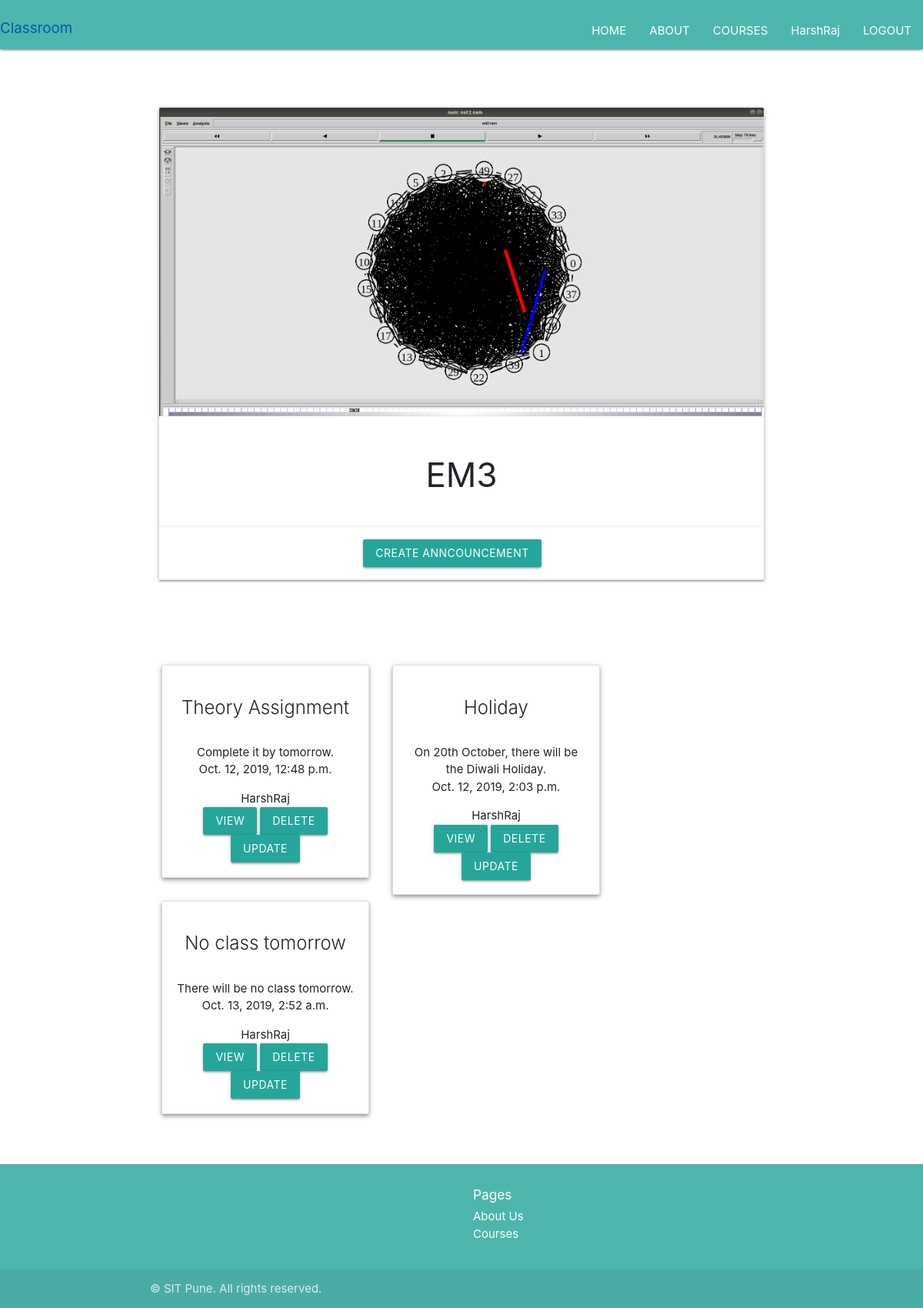
Page /courses/view/EM3 (signed in) on the committed database.
### courses/models.py (models this page shows, shortened)
class courseName(models.Model):
    name = models.CharField(max_length=255)
    created_by = models.ForeignKey(
        User, related_name="owner", on_delete=models.CASCADE)
    joined_by = models.ForeignKey(
        User, null=True, blank=True, on_delete=models.CASCADE, related_name="joined")
    image = models.ImageField(blank=True, null=True, upload_to='courses/',default="/default/courses.jpeg")
    created_At = models.DateTimeField(auto_now=False, auto_now_add=True)

### announcement/models.py (models this page shows, shortened)
class Announcement(models.Model):
    courseName = models.ForeignKey(courseName, on_delete=models.CASCADE)
    User = models.ForeignKey(User,  on_delete=models.CASCADE)
    title = models.CharField(max_length=255)
    content = models.TextField()
    image = models.ImageField(
        null=True,
        blank=True,
        upload_to='announcements/',default="/default/announce.jpeg")
    at = models.DateTimeField(auto_now=False, auto_now_add=True)
    def get_absolute_url(self):
        return "/Announcement/detail/%s/" % (self.id)
    def delete_url(self):
        return "/Announcement/delete/%s" % (self.id)
    def update_url(self):
        return "/courses/update/%s" % (self.id)

### courses/views.py (the view)
# urls.py: path('view/<str:courseNam>', my_course, name="courseprofile"),
@login_required
def my_course(request, courseNam):
    qs1 = Announcement.objects.all().filter(courseName__name=courseNam)
    a = False
    qs = get_object_or_404(courseName, name=courseNam)
    if qs.created_by == request.user:
        a = True
    print(a)
    return render(request, "my_course.html", {"qs": qs1, "qs1": courseNam, "ab": a, "qw": qs})

### courses/templates/my_course.html (shortened to what this page needs)
{% extends 'Base.html' %} {% block content %} {% if ab == True %}
<br />
<br />
<br />
{% endif %}
<div class="container">
<div class="row">
<div class="col s12 m7">
    <div class="card">
        <div class="card-image">
            <img src="{{ qw.image.url }}" />
          </div>
          <div class="card-content">
              <h3 class="text-center">{{ qs1 }}</h3>
            </div>
            <div class="card-action">
                {% if ab == True %}
                <div class="wrapper">
                <a href="/courses/createAnnounce/{{ qs1 }}"> <button type="submit" class="btn btn-primary">Create Anncouncement</button></a>
              </div>
              {% endif   %}
      </div>
      </div>
</div>
</div>
</div>
<br />
<br />
<br />
<div class="container">
  <div class="row">
    {% for a in qs%}
    <div class="card-deck-wrapper">
      <div class="card-deck">
        <div class="col-sm-5">
          <div
            class="card mdb-color lighten-2 text-center z-depth-2 "
            style="width: 18rem;"
          >
            <div class="card-body">
              <h4 class="card-title">{{ a.title }}</h4>
              <br />
              <p class="card-text">
                {{ a.content }} <br />
                {{ a.at }}
              </p>
              {{ a.User }}
              <br />
              <a href="{{ a.get_absolute_url }}" class="btn btn-primary"
                >View</a
              >
              {% if ab == True %}
              <a href="{{ a.delete_url }}" class="btn btn-primary">Delete</a>
              <a href="{{a.update_url}}" class="btn btn-primary">Update</a>
              {% endif %}
            </div>
          </div>
        </div>
      </div>
    </div>
    {% endfor %}
  </div>
</div>
<br />
<br />
{% endblock %}

### templates/Base.html (shortened to what this page needs)
<!DOCTYPE html>
<html lang="en">
  <head>
    <link
      rel="stylesheet"
      href="https://stackpath.bootstrapcdn.com/bootstrap/4.1.3/css/bootstrap.min.css"
    />
    <link rel="stylesheet" href="https://cdnjs.cloudflare.com/ajax/libs/materialize/1.0.0/css/materialize.min.css">
    <link
      rel="stylesheet"
      href="https://cdnjs.cloudflare.com/ajax/libs/materialize/1.0.0/css/materialize.min.css"
    />
  </head>
  <body>
    <nav class="teal lighten-2">
        <div class="nav-wrapper">
        <a class="navbar-brand" href="/">Classroom</a>
        <button
          class="navbar-toggler"
          type="button"
          data-toggle="collapse"
          data-target="#navbarResponsive"
          aria-controls="navbarResponsive"
          aria-expanded="false"
          aria-label="Toggle navigation"
        >
          <span class="navbar-toggler-icon"></span>
        </button>
          <ul class="right hide-on-med-and-down">
            <li class="nav-item">
                <a class="nav-link" href="/">HOME</a>
              </li>
            <li class="nav-item">
              <a class="nav-link" href="/about">ABOUT</a>
            </li>
            <li class="nav-item">
              <a class="nav-link" href="/courses/all">COURSES</a>
            </li>
            {% if user.is_authenticated %}
          <li class="nav-item">
            <a class="nav-link" href="/accounts/profile/">{{user}}</a>
          </li>
            <li class="nav-item">
              <a class="nav-link" href="/accounts/logout">LOGOUT</a>
            {% endif %}
          </ul>
      </div>
    </nav>
    {% block content %} {% endblock %}
   <footer class="page-footer teal lighten-2">
      <div class="container">
        <div class="row">
          <div class="col-sm-6">
          </div>
          <div class="col-lg-4 col-md-6">
            <h6>Pages</h5>
            <ul class="links list-unstyled">
              <li><a class="white-text" href="#" class="text-muted">About Us</a></li>
              <li><a class="white-text" href="#" class="text-muted">Courses</a></li>
            </ul>
          </div>
        </div>
      </div>
    <div class="footer-copyright">
      <div class="container">
            <p class="mb-md-0">
              &copy; SIT Pune. All rights reserved.
            </p>
          </div>
        </div>
  </footer>
  </body>
</html>

### courses/templates/my_course.html (style rules this page uses)
.wrapper { text-align: center; }

### rows in the picture
courseName: image (picture), name "EM3"
Announcement: title "Theory Assignment", content "Complete it by tomorrow.", at "Oct. 12, 2019, 12:48 p.m.", User "HarshRaj"
Announcement: title "Holiday", content "On 20th October, there will be the Diwali Holiday.", at "Oct. 12, 2019, 2:03 p.m.", User "HarshRaj"
Announcement: title "No class tomorrow", content "There will be no class tomorrow.", at "Oct. 13, 2019, 2:52 a.m.", User "HarshRaj"

### other values in the picture
{{ user }} "HarshRaj"
